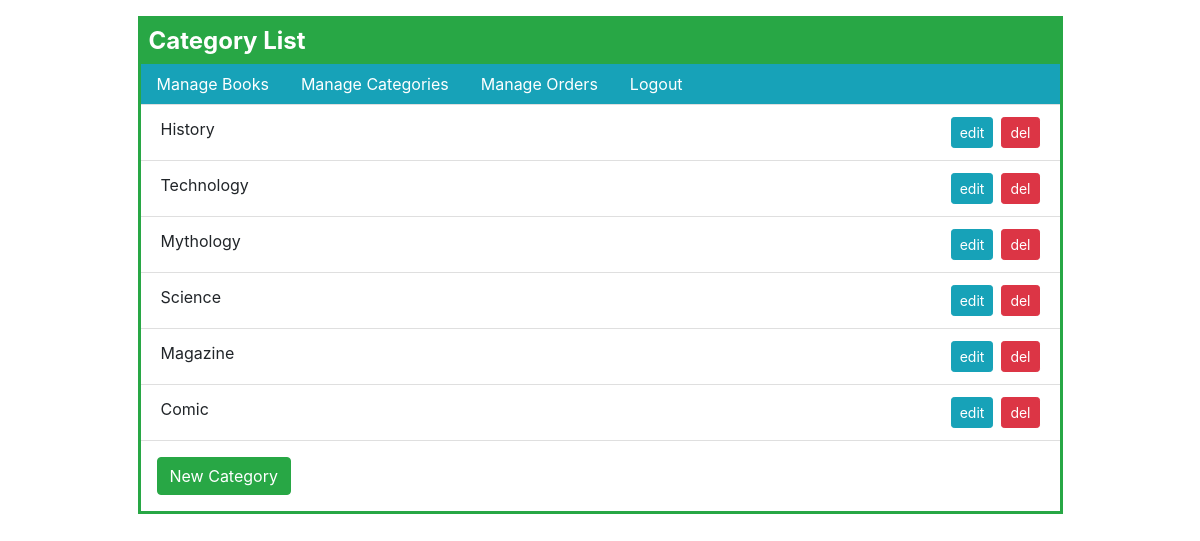
Screenshot of /admin/cat-list.php (signed in) with the database file from the repository.
### tables this page shows
CREATE TABLE `categories` (
  `id` int(11) NOT NULL,
  `name` varchar(255) NOT NULL,
  `remark` text NOT NULL,
  `created_date` datetime NOT NULL,
  `modified_date` datetime NOT NULL
);

### admin/cat-list.php (the view, shortened to what this page needs)
<?php
$title = "View Category";include '../layouts/header-admin.php';
?>
<div class="col-md-10 offset-md-1 border border-success b-w-3 mt-3 p-0">
	<h1 class="bg-success text-white p-2 font-b font-24 mb-0">Category List</h1>
	<?php
	include '../layouts/nav-admin.php';
	include "confs/config.php";
	$result = mysqli_query($conn, "SELECT * FROM categories");
	?>
	<ul class="list-group list-group-flush">
		<?php while ($row = mysqli_fetch_assoc($result)): ?>
		<li title="<?php echo $row['remark']; ?>" class="list-group-item">
			<?php echo $row['name']; ?>
			 <a href="cat-del.php?id=<?= $row['id'];?>" class="btn btn-danger btn-sm float-right" onclick="return confirm('Are you sure?')">del</a>
			 <a href="cat-edit.php?id=<?= $row['id'];?>" class="btn btn-info btn-sm float-right mx-2">edit</a>
		</li>
		<?php endwhile;?>
	</ul>
	<a href="cat-new.php" class="btn btn-success mt-3 m-3">New Category</a>
</div>
<?php include '../layouts/footer.php';?>

### assets/css/style.css (style rules this page uses)
.b-w-3 { border-width: 3px !important; }
.font-24 { font-size: 24px; }
.font-b { font-weight: bold; }

### rows the page displays
categories: name "History"
categories: name "Technology"
categories: name "Mythology"
categories: name "Science"
categories: name "Magazine"
categories: name "Comic"
